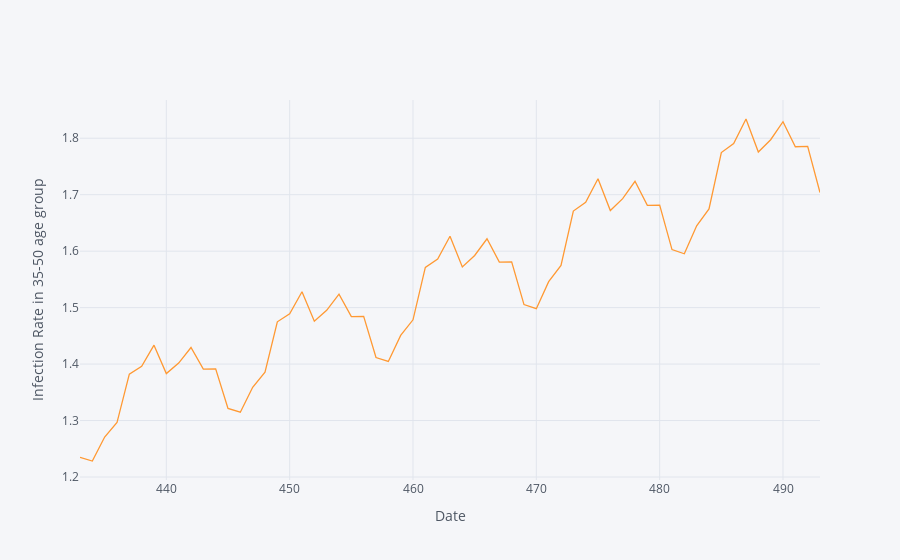

This figure's notebook cell:
### Code cell
fcast1.iplot(xTitle='Date',yTitle='Infection Rate in 35-50 age group')

### Figure 1 — Plotly figure (JSON) as saved in the notebook; plotly's stock layout.template omitted (floating-point values rounded to 4 significant figures)
{"data": [{"line": {"color": "rgba(255, 153, 51, 1.0)", "dash": "solid", "shape": "linear", "width": 1.3}, "mode": "lines", "name": "Holt-Winter Prediction", "text": "", "type": "scatter", "x": [433, 434, 435, 436, 437, 438, 439, 440, 441, 442, 443, 444, 445, 446, 447, 448, 449, 450, 451, 452, 453, 454, 455, 456, 457, 458, 459, 460, 461, 462, 463, 464, 465, 466, 467, 468, 469, 470, 471, 472, 473, 474, 475, 476, 477, 478, 479, 480, 481, 482, 483, 484, 485, 486, 487, 488, 489, 490, 491, 492, 493], "y": [1.235, 1.228, 1.271, 1.296, 1.382, 1.396, 1.433, 1.383, 1.402, 1.429, 1.391, 1.392, 1.321, 1.315, 1.359, 1.386, 1.475, 1.489, 1.528, 1.476, 1.495, 1.524, 1.484, 1.485, 1.412, 1.405, 1.451, 1.478, 1.571, 1.586, 1.626, 1.572, 1.592, 1.622, 1.581, 1.581, 1.505, 1.498, 1.546, 1.575, 1.671, 1.686, 1.728, 1.672, 1.693, 1.724, 1.681, 1.681, 1.603, 1.595, 1.645, 1.675, 1.775, 1.791, 1.834, 1.776, 1.797, 1.829, 1.785, 1.785, 1.704]}], "layout": {"legend": {"bgcolor": "#F5F6F9", "font": {"color": "#4D5663"}}, "paper_bgcolor": "#F5F6F9", "plot_bgcolor": "#F5F6F9", "title": {"font": {"color": "#4D5663"}}, "xaxis": {"gridcolor": "#E1E5ED", "showgrid": true, "tickfont": {"color": "#4D5663"}, "title": {"font": {"color": "#4D5663"}, "text": "Date"}, "zerolinecolor": "#E1E5ED"}, "yaxis": {"gridcolor": "#E1E5ED", "showgrid": true, "tickfont": {"color": "#4D5663"}, "title": {"font": {"color": "#4D5663"}, "text": "Infection Rate in 35-50 age group"}, "zerolinecolor": "#E1E5ED"}}}
